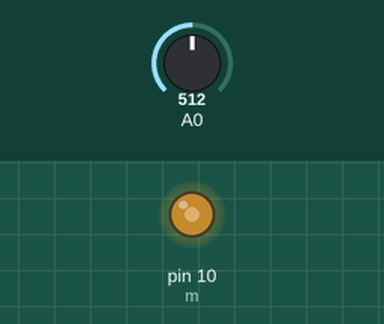
Recording of a sketch running on a simulated Arduino Uno, built with avr-gcc and run on an emulated ATmega328P. On the bench: output pins drawn as LEDs (lit = HIGH). Inputs (shaded band) come from the test bench; at power-on: A0 = 512.

Above: at 1.2 s.
1.3 s: A0 set to 716
At 2.1 s:
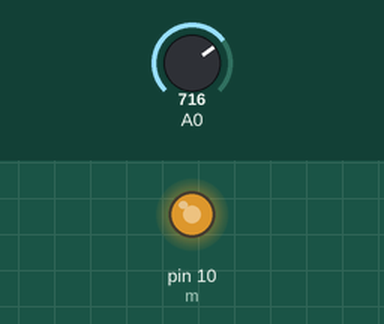
2.8 s: A0 set to 900
At 3.3 s:
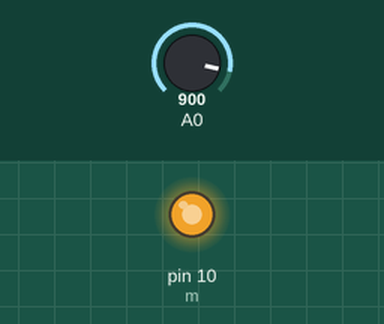
4.3 s: A0 set to 122
At 5.5 s:
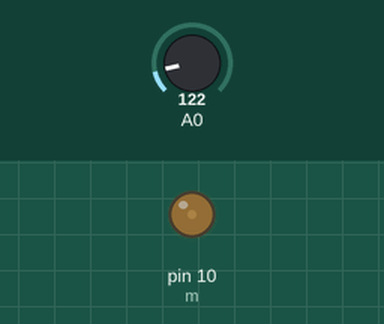
5.8 s: A0 set to 0
At 6.7 s:
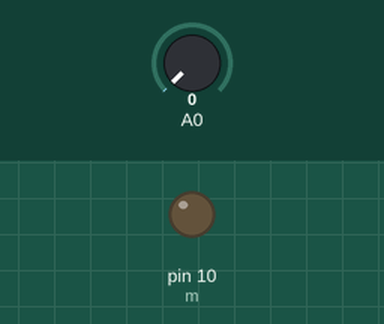
7.3 s: A0 set to 511
At 7.9 s:
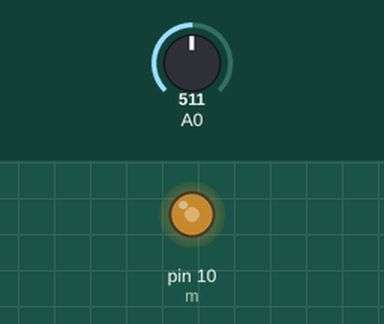
Timing chart, 0 to 9.8 s (numbered marks = the images above; inputs shaded):
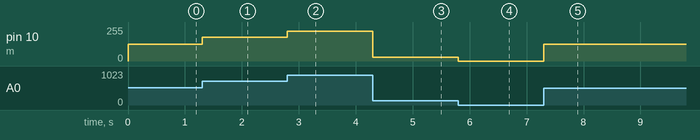

Measured:
- after the input at 1.3 s, pin 10 (m): 127/255 → 178/255 at once
- after the input at 2.8 s, pin 10 (m): 178/255 → 224/255 at once
- after the input at 4.3 s, pin 10 (m): 224/255 → 30/255 at once
- after the input at 5.8 s, pin 10 (m): 30/255 → 0/255 at once
- after the input at 7.3 s, pin 10 (m): 0/255 → 127/255 at once

The sketch:

p11.ino
```cpp
int m = 10 ;

void setup() {


pinMode(m,OUTPUT);


}


void loop(){

int x= analogRead(A0) ;

int y= map(x,0,1023,0,255) ;

analogWrite(m,y) ;

}
```
